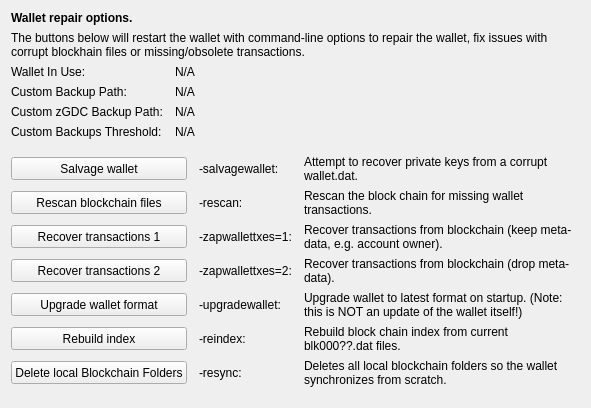
     <widget class="QWidget" name="tab_repair">
      <attribute name="title">
       <string>&amp;Wallet Repair</string>
      </attribute>
      <layout class="QGridLayout" name="gridLayout_4" columnstretch="0,0,0,0">
       <property name="horizontalSpacing">
        <number>12</number>
       </property>
       <item row="0" column="0" colspan="4">
        <widget class="QLabel" name="label_repair_header">
         <property name="font">
          <font>
           <weight>75</weight>
           <bold>true</bold>
          </font>
         </property>
         <property name="text">
          <string>Wallet repair options.</string>
         </property>
        </widget>
       </item>
       <item row="1" column="0" colspan="4">
        <widget class="QLabel" name="label_repair_helptext">
         <property name="font">
          <font>
           <weight>50</weight>
           <bold>false</bold>
          </font>
         </property>
         <property name="text">
          <string>The buttons below will restart the wallet with command-line options to repair the wallet, fix issues with corrupt blockhain files or missing/obsolete transactions.</string>
         </property>
         <property name="wordWrap">
          <bool>true</bool>
         </property>
        </widget>
       </item>
       <item row="2" column="0">
        <widget class="QLabel" name="wallet_path_label">
         <property name="text">
          <string>Wallet In Use:</string>
         </property>
        </widget>
       </item>
       <item row="2" column="1" colspan="3">
        <widget class="QLabel" name="wallet_path">
         <property name="cursor">
          <cursorShape>IBeamCursor</cursorShape>
         </property>
         <property name="text">
          <string>N/A</string>
         </property>
         <property name="textFormat">
          <enum>Qt::PlainText</enum>
         </property>
         <property name="textInteractionFlags">
          <set>Qt::LinksAccessibleByMouse|Qt::TextSelectableByKeyboard|Qt::TextSelectableByMouse</set>
         </property>
        </widget>
       </item>
       <item row="3" column="0">
        <widget class="QLabel" name="wallet_custombackuppath_label">
         <property name="text">
          <string>Custom Backup Path:</string>
         </property>
         <property name="visible">
          <bool>false</bool>
         </property>
        </widget>
       </item>
       <item row="3" column="1" colspan="3">
        <widget class="QLabel" name="wallet_custombackuppath">
         <property name="cursor">
          <cursorShape>IBeamCursor</cursorShape>
         </property>
         <property name="text">
          <string>N/A</string>
         </property>
         <property name="textFormat">
          <enum>Qt::PlainText</enum>
         </property>
         <property name="textInteractionFlags">
          <set>Qt::LinksAccessibleByMouse|Qt::TextSelectableByKeyboard|Qt::TextSelectableByMouse</set>
         </property>
         <property name="visible">
          <bool>false</bool>
         </property>
        </widget>
       </item>
       <item row="4" column="0">
        <widget class="QLabel" name="wallet_customzgdcbackuppath_label">
         <property name="text">
          <string>Custom zGDC Backup Path:</string>
         </property>
         <property name="visible">
          <bool>false</bool>
         </property>
        </widget>
       </item>
       <item row="4" column="1" colspan="3">
        <widget class="QLabel" name="wallet_customzgdcbackuppath">
         <property name="cursor">
          <cursorShape>IBeamCursor</cursorShape>
         </property>
         <property name="text">
          <string>N/A</string>
         </property>
         <property name="textFormat">
          <enum>Qt::PlainText</enum>
         </property>
         <property name="textInteractionFlags">
          <set>Qt::LinksAccessibleByMouse|Qt::TextSelectableByKeyboard|Qt::TextSelectableByMouse</set>
         </property>
         <property name="visible">
          <bool>false</bool>
         </property>
        </widget>
       </item>
       <item row="5" column="0">
        <widget class="QLabel" name="wallet_custombackupthreshold_label">
         <property name="text">
          <string>Custom Backups Threshold:</string>
         </property>
         <property name="visible">
          <bool>false</bool>
         </property>
        </widget>
       </item>
       <item row="5" column="1" colspan="3">
        <widget class="QLabel" name="wallet_custombackupthreshold">
         <property name="cursor">
          <cursorShape>IBeamCursor</cursorShape>
         </property>
         <property name="text">
          <string>N/A</string>
         </property>
         <property name="textFormat">
          <enum>Qt::PlainText</enum>
         </property>
         <property name="textInteractionFlags">
          <set>Qt::LinksAccessibleByMouse|Qt::TextSelectableByKeyboard|Qt::TextSelectableByMouse</set>
         </property>
         <property name="visible">
          <bool>false</bool>
         </property>
        </widget>
       </item>
       <item row="6" column="0">
        <spacer name="verticalSpacer_repair1">
         <property name="orientation">
          <enum>Qt::Vertical</enum>
         </property>
         <property name="sizeHint" stdset="0">
          <size>
           <width>10</width>
           <height>10</height>
          </size>
         </property>
        </spacer>
       </item>
       <item row="7" column="0" colspan="2">
        <widget class="QPushButton" name="btn_salvagewallet">
         <property name="minimumSize">
          <size>
           <width>100</width>
           <height>23</height>
          </size>
         </property>
         <property name="text">
          <string>Salvage wallet</string>
         </property>
        </widget>
       </item>
       <item row="7" column="2">
        <widget class="QLabel" name="label_repair_salvage_command">
         <property name="text">
          <string notr="true">-salvagewallet:</string>
         </property>
        </widget>
       </item>
       <item row="7" column="3">
        <widget class="QLabel" name="label_repair_salvage">
         <property name="text">
          <string>Attempt to recover private keys from a corrupt wallet.dat.</string>
         </property>
         <property name="wordWrap">
          <bool>true</bool>
         </property>
        </widget>
       </item>
       <item row="8" column="0" colspan="2">
        <widget class="QPushButton" name="btn_rescan">
         <property name="minimumSize">
          <size>
           <width>100</width>
           <height>23</height>
          </size>
         </property>
         <property name="text">
          <string>Rescan blockchain files</string>
         </property>
        </widget>
       </item>
       <item row="8" column="2">
        <widget class="QLabel" name="label_repair_rescan_command">
         <property name="text">
          <string notr="true">-rescan:</string>
         </property>
        </widget>
       </item>
       <item row="8" column="3">
        <widget class="QLabel" name="label_repair_rescan">
         <property name="text">
          <string>Rescan the block chain for missing wallet transactions.</string>
         </property>
         <property name="wordWrap">
          <bool>true</bool>
         </property>
        </widget>
       </item>
       <item row="9" column="0" colspan="2">
        <widget class="QPushButton" name="btn_zapwallettxes1">
         <property name="minimumSize">
          <size>
           <width>100</width>
           <height>23</height>
          </size>
         </property>
         <property name="text">
          <string>Recover transactions 1</string>
         </property>
        </widget>
       </item>
       <item row="9" column="2">
        <widget class="QLabel" name="label_repair_zap1_command">
         <property name="text">
          <string notr="true">-zapwallettxes=1:</string>
         </property>
        </widget>
       </item>
       <item row="9" column="3">
        <widget class="QLabel" name="label_repair_zap1">
         <property name="text">
          <string>Recover transactions from blockchain (keep meta-data, e.g. account owner).</string>
         </property>
         <property name="wordWrap">
          <bool>true</bool>
         </property>
        </widget>
       </item>
       <item row="10" column="0" colspan="2">
        <widget class="QPushButton" name="btn_zapwallettxes2">
         <property name="minimumSize">
          <size>
           <width>100</width>
           <height>23</height>
          </size>
         </property>
         <property name="text">
          <string>Recover transactions 2</string>
         </property>
        </widget>
       </item>
       <item row="10" column="2">
        <widget class="QLabel" name="label_repair_zap2_command">
         <property name="text">
          <string notr="true">-zapwallettxes=2:</string>
         </property>
        </widget>
       </item>
       <item row="10" column="3">
        <widget class="QLabel" name="label_repair_zap2">
         <property name="text">
          <string>Recover transactions from blockchain (drop meta-data).</string>
         </property>
         <property name="wordWrap">
          <bool>true</bool>
         </property>
        </widget>
       </item>
       <item row="11" column="0" colspan="2">
        <widget class="QPushButton" name="btn_upgradewallet">
         <property name="minimumSize">
          <size>
           <width>100</width>
           <height>23</height>
          </size>
         </property>
         <property name="text">
          <string>Upgrade wallet format</string>
         </property>
        </widget>
       </item>
       <item row="11" column="2">
        <widget class="QLabel" name="label_repair_upgrade_command">
         <property name="text">
          <string notr="true">-upgradewallet:</string>
         </property>
        </widget>
       </item>
       <item row="11" column="3">
        <widget class="QLabel" name="label_repair_upgrade">
         <property name="text">
          <string>Upgrade wallet to latest format on startup. (Note: this is NOT an update of the wallet itself!)</string>
         </property>
         <property name="wordWrap">
          <bool>true</bool>
         </property>
        </widget>
       </item>
       <item row="12" column="0" colspan="2">
        <widget class="QPushButton" name="btn_reindex">
         <property name="minimumSize">
          <size>
           <width>100</width>
           <height>23</height>
          </size>
         </property>
         <property name="text">
          <string>Rebuild index</string>
         </property>
        </widget>
       </item>
       <item row="12" column="2">
        <widget class="QLabel" name="label_repair_reindex_command">
         <property name="text">
          <string notr="true">-reindex:</string>
         </property>
        </widget>
       </item>
       <item row="12" column="3">
        <widget class="QLabel" name="label_repair_reindex">
         <property name="text">
          <string>Rebuild block chain index from current blk000??.dat files.</string>
         </property>
         <property name="wordWrap">
          <bool>true</bool>
         </property>
        </widget>
       </item>
       <item row="13" column="0" colspan="2">
        <widget class="QPushButton" name="btn_resync">
         <property name="minimumSize">
          <size>
           <width>100</width>
           <height>23</height>
          </size>
         </property>
         <property name="text">
          <string>Delete local Blockchain Folders</string>
         </property>
        </widget>
       </item>
       <item row="13" column="2">
        <widget class="QLabel" name="label_repair_resync_command">
         <property name="text">
          <string>-resync:</string>
         </property>
        </widget>
       </item>
       <item row="13" column="3">
        <widget class="QLabel" name="label_repair_resync">
         <property name="text">
          <string>Deletes all local blockchain folders so the wallet synchronizes from scratch.</string>
         </property>
         <property name="wordWrap">
          <bool>true</bool>
         </property>
        </widget>
       </item>
       <item row="14" column="0">
        <spacer name="verticalSpacer_repair2">
         <property name="orientation">
          <enum>Qt::Vertical</enum>
         </property>
         <property name="sizeHint" stdset="0">
          <size>
           <width>20</width>
           <height>10</height>
          </size>
         </property>
        </spacer>
       </item>
      </layout>
     </widget>
